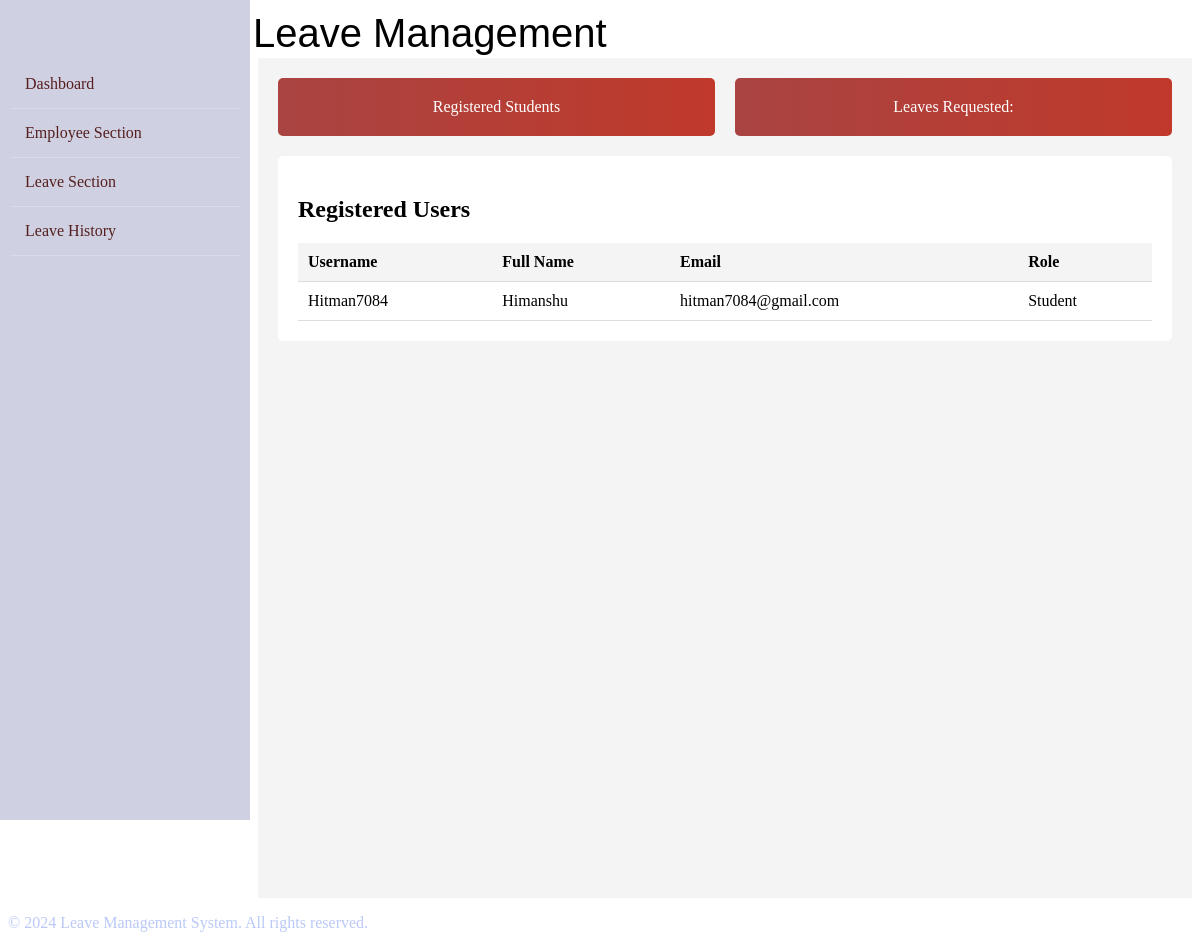
Before: /dashboard_incharge/ (signed in) with the older database file.
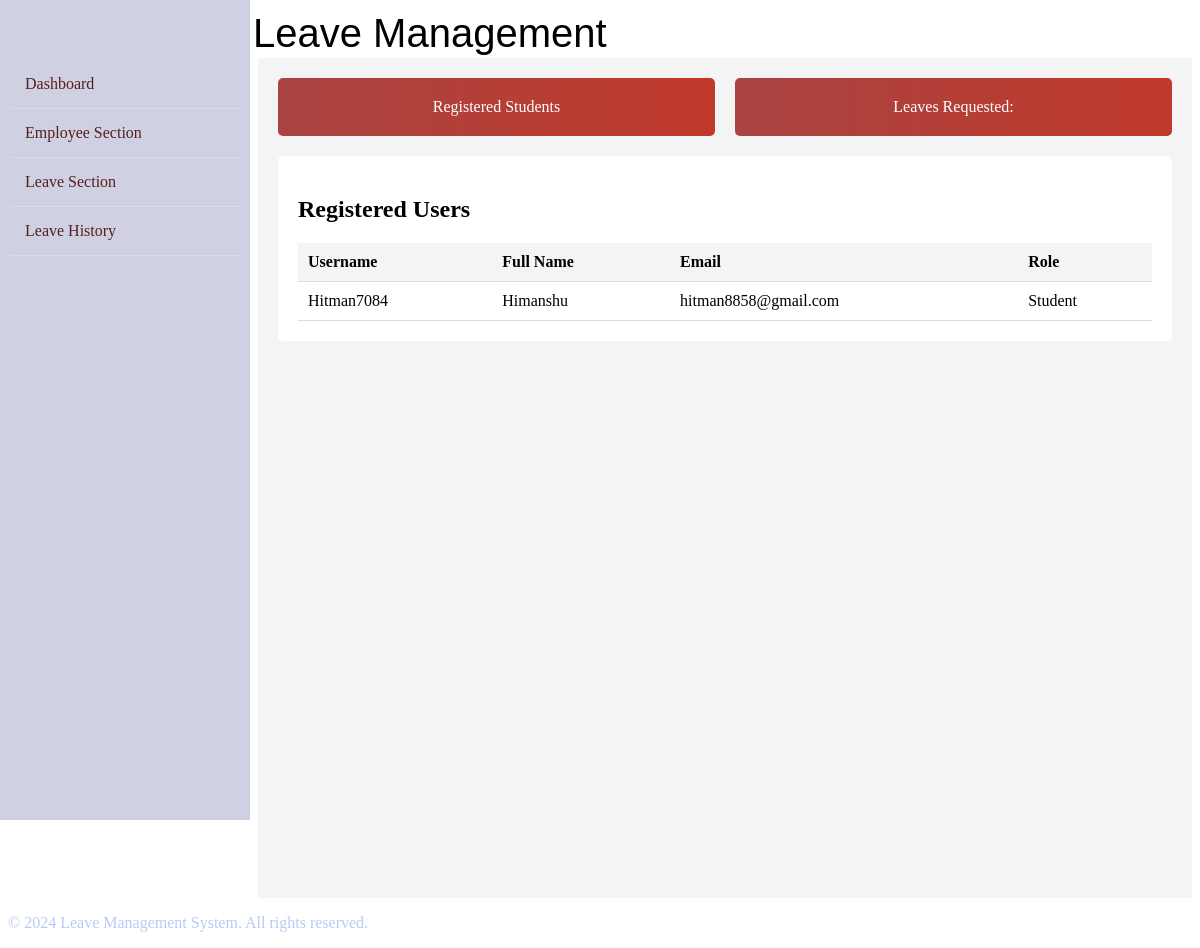
After: the same page with the newer database file.
### clmsapp/models.py (models this page shows, shortened)
class User(AbstractUser):
    ROLES = [
        ('Professor', 'Professor'),
        ('Dean', 'Dean'),
        ('Incharge', 'Incharge'),
        ('Student', 'Student'),
    ]
    full_name = models.CharField(max_length=100)
    role = models.CharField(max_length=20, choices=ROLES, default='Student')

### clmsapp/views.py (the view)
# urls.py: path('dashboard_incharge/', views.dashboard_incharge, name='dashboard_incharge'),
@login_required
def dashboard_incharge(request):
    users = User.objects.all()
    return render(request, 'dashboard_incharge.html', {'users': users})

### templates/dashboard_incharge.html (shortened to what this page needs)
{% extends "base.html" %}
{% load static %}
{% block content %}
<div class="navbar">
    <nav>Leave Management</nav>
</div>
<div class="sidebar">
    <ul>
        <li>Dashboard</li>
        <li>Employee Section</li>
        <li>Leave Section</li>
        <li>Leave History</li>
    </ul>
</div>
<div class="main-content">
    <div class="dashboard-cards">
        <div class="card">Registered Students</div>
        <div class="card">Leaves Requested:</div>
    </div>
    <div class="table-container">
        <h2>Registered Users</h2>
        <table class="table">
            <thead>
                <tr>
                    <th>Username</th>
                    <th>Full Name</th>
                    <th>Email</th>
                    <th>Role</th>
                </tr>
            </thead>
            <tbody>
                {% for user in users %}
                <tr>
                    <td>{{ user.username }}</td>
                    <td>{{ user.full_name }}</td>
                    <td>{{ user.email }}</td>
                    <td>{{ user.role }}</td>
                </tr>
                {% endfor %}
            </tbody>
        </table>
    </div>
</div>
{% endblock %}

### templates/base.html (shortened to what this page needs)
{% load static %}
<!DOCTYPE html>
<html lang="en">
<head>
    <link rel="stylesheet" href="{% static 'css/base.css' %}">
</head>
<body class="admiral">
    {% block content %}
    {% endblock %}
    {% block footer %}
    <footer>
        <p>&copy; 2024 Leave Management System. All rights reserved.</p>
    </footer>
    {% endblock %}
</body>
</html>

### static/css/base.css (style rules this page uses)
.sidebar { color: rgb(13, 56, 94); width: 250px; height: 100vh; background: #1b237435; position: fixed; top: 0; left: 0; padding-top: 20px; color: rgb(86, 31, 31); }
.sidebar ul { list-style: none; padding: 10px; margin-top: 30px; }
.sidebar ul li { padding: 15px; cursor: pointer; border-bottom: 1px solid rgba(255, 255, 255, 0.2); }
.navbar { background-color: white; display: flex; align-items: center; height: 50px; font-family: sans-serif; font-size: 40px; margin-left: 245px; }
.main-content { margin-left: 250px; padding: 20px; background: #f4f4f4; min-height: 100vh; }
.dashboard-cards { display: flex; gap: 20px; }
.card { background: linear-gradient(to right, #a94442, #c0392b); color: white; padding: 20px; flex: 1; border-radius: 5px; text-align: center; }
.table-container { background: white; padding: 20px; margin-top: 20px; border-radius: 5px; }
.table { width: 100%; border-collapse: collapse; }
.table th, .table td { padding: 10px; border-bottom: 1px solid #ddd; text-align: left; }
.table th { background: #f4f4f4; }
footer { color: #BAC9F6; }

Changed rows visible on the page:
changed User "Hitman7084": email "hitman7084@gmail.com" → "hitman8858@gmail.com"
